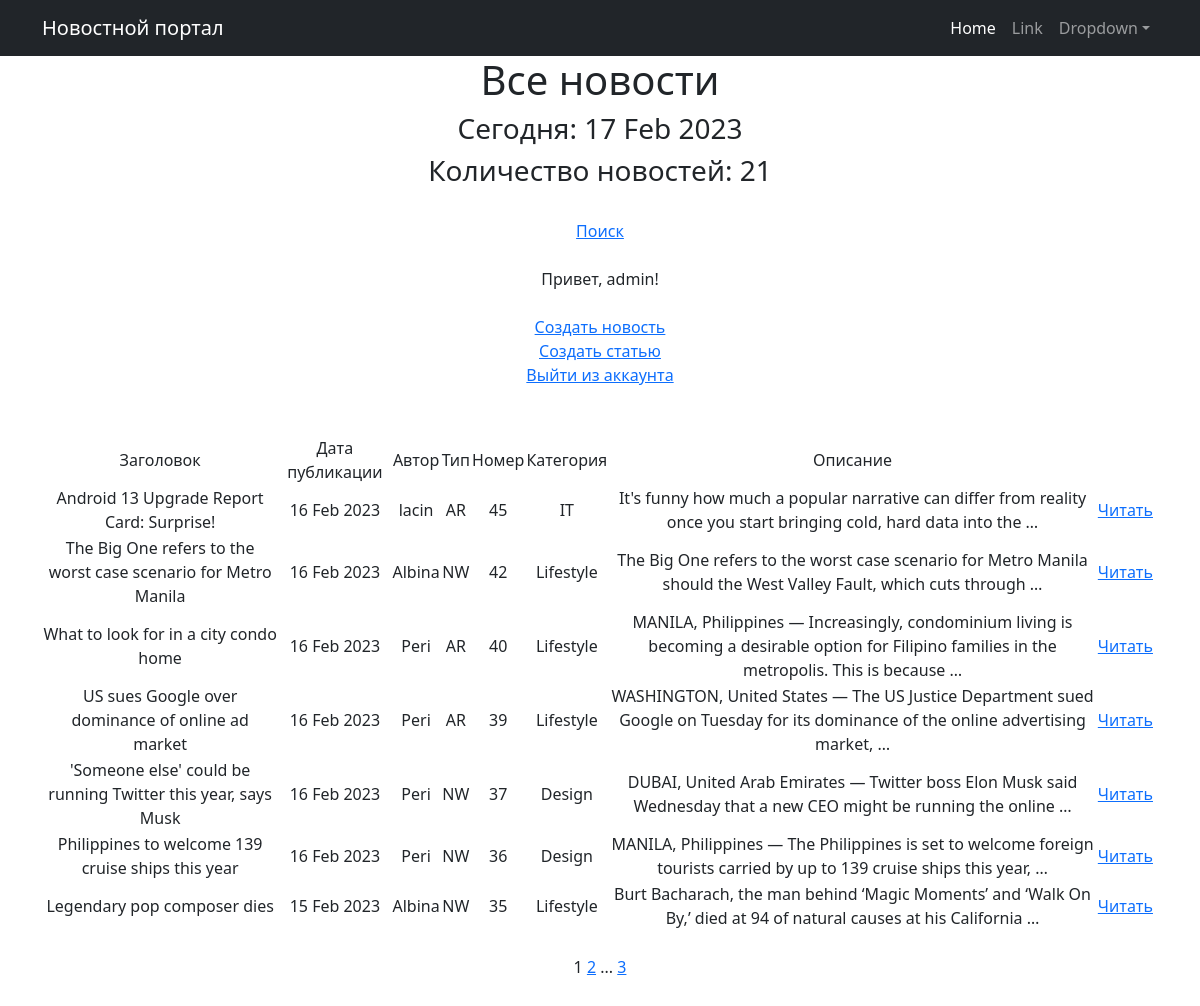
The app's page /news/ (signed in) with its own data.
### news/models.py (models this page shows, shortened)
class Post(models.Model):
    author = models.ForeignKey(Author, on_delete=models.CASCADE)
    NEWS = 'NW'
    ARTICLE = 'AR'
    CATEGORY_CHOICES = (
        (NEWS, 'Новость'),
        (ARTICLE, 'Статья'),
    )
    categoryType = models.CharField(max_length=2, choices=CATEGORY_CHOICES, default=ARTICLE)
    dateCreation = models.DateTimeField(auto_now_add=True)
    postCategory = models.ManyToManyField(Category, through='PostCategory')
    title = models.CharField(max_length=128)
    text = models.TextField()
    rating = models.SmallIntegerField(default=0)

class Author(models.Model):
    authorUser = models.OneToOneField(User, on_delete=models.CASCADE)
    ratingAuthor = models.SmallIntegerField(default=0)
    def __str__(self):
        return f'{self.authorUser.username}'

class Category(models.Model):
    name = models.CharField(max_length=64, unique=True)
    class Meta:
        verbose_name = 'Category'
        verbose_name_plural = 'Categories'

### news/views.py (the view, shortened to what this page needs)
# urls.py: path('', NewsList.as_view(), name='news'),
class NewsList(ListView):
    model = Post
    ordering = '-dateCreation'
    template_name = 'news.html'
    context_object_name = 'news'
    paginate_by = 7
    def get_queryset(self):
        queryset = super().get_queryset()
        self.filterset = NewsFilter(self.request.GET, queryset)
        return self.filterset.qs
    def get_context_data(self, **kwargs):
        context = super().get_context_data(**kwargs)
        context['all_news'] = Post.objects.all()
        context['filterset'] = self.filterset
        return context

### news/templatetags/custom_filters.py (called while the page is built)
@register.filter()
def censor(value):
    censor_replace = str(value)
    for key in censored_words.keys():
        censor_replace = censor_replace.replace(key, censored_words[key])
    return censor_replace

### news/templatetags/custom_tags.py (called while the page is built)
@register.simple_tag()
def current_time(format_string='%d %b %Y'):
   return datetime.utcnow().strftime(format_string)

@register.simple_tag(takes_context=True)
def url_replace(context, **kwargs):
   d = context['request'].GET.copy()
   for k, v in kwargs.items():
       d[k] = v
   return d.urlencode()

### templates/news.html (shortened to what this page needs)
{% extends 'flatpages/default.html' %}
{% load custom_filters %}
{% load custom_tags %}
{% block content %}
   <h1>Все новости</h1>
   <h3>Сегодня: {% current_time '%d %b %Y' %}</h3>
   <h3>Количество новостей: {{ all_news|length }}</h3>
<br>
<a href="{% url 'search' %}">Поиск</a><br><br>
{% if user.is_authenticated %}
Привет, {{ request.user.username }}!<br><br>
{% endif %}
{% if perms.news.add_post %}
<a href="{% url 'news_create' %}">Создать новость</a><br>
<a href="{% url 'article_create' %}">Создать статью</a><br>
{% endif %}
{% if user.is_authenticated %}
<a href="{% url 'logout' %}">Выйти из аккаунта</a><br><br><br>
{% else %}
<a href="{% url 'login' %}">Войти/зарегистрироваться</a><br><br><br>
{% endif %}
       <table>
           <tr>
               <td>   Заголовок   </td>
               <td>   Дата публикации   </td>
               <td>   Автор   </td>
               <td>   Тип   </td>
               <td>   Номер   </td>
               <td>   Категория   </td>
               <td>  Описание   </td>
           </tr>
           {% for post in news %}
           {% for category in post.postCategory.all %}
           <tr>
               <td>{{ post.title|censor }}</td>
               <td>{{ post.dateCreation|date:'d M Y' }}</td>
               <td>{{ post.author }}</td>
               <td>{{ post.categoryType }}</td>
               <td>{{ post.pk }}</td>
               <td>{{ category.name }}</td>
               <td>{{ post.text|truncatewords:20|censor }}</td>
               <td><a href='{% url 'post_detail' post.id %}'>Читать</a></td>
               <td>
               </td>
               <td>
               </td>
           </tr>
           {% endfor %}
           {% endfor %}
       </table>
<br>
   {{ page_obj.number }}
   {% if page_obj.has_next %}
       <a href="?{% url_replace page=page_obj.next_page_number %}">{{ page_obj.next_page_number }}</a>
       {% if paginator.num_pages != page_obj.next_page_number %}
           ...
           <a href="?{% url_replace page=page_obj.paginator.num_pages %}">{{ page_obj.paginator.num_pages }}</a>
       {% endif %}
   {% endif %}
<br><br><br>
{% endblock content %}

### records on screen
Post: title|censor "Android 13 Upgrade Report Card: Surprise!", dateCreation "16 Feb 2023", author "lacin", categoryType "AR", pk "45", text|censor "It's funny how much a popular narrative can differ from reality once you start bringing cold, hard data into the …"
Category: name "IT"
Post: title|censor "The Big One refers to the worst case scenario for Metro Manila", dateCreation "16 Feb 2023", author "Albina", categoryType "NW", pk "42", text|censor "The Big One refers to the worst case scenario for Metro Manila should the West Valley Fault, which cuts through …"
Category: name "Lifestyle"
Post: title|censor "What to look for in a city condo home", dateCreation "16 Feb 2023", author "Peri", categoryType "AR", pk "40", text|censor "MANILA, Philippines — Increasingly, condominium living is becoming a desirable option for Filipino families in the metropolis. This is because …"
Post: title|censor "US sues Google over dominance of online ad market", dateCreation "16 Feb 2023", author "Peri", categoryType "AR", pk "39", text|censor "WASHINGTON, United States — The US Justice Department sued Google on Tuesday for its dominance of the online advertising market, …"
Post: title|censor "'Someone else' could be running Twitter this year, says Musk", dateCreation "16 Feb 2023", author "Peri", categoryType "NW", pk "37", text|censor "DUBAI, United Arab Emirates — Twitter boss Elon Musk said Wednesday that a new CEO might be running the online …"
Category: name "Design"
Post: title|censor "Philippines to welcome 139 cruise ships this year", dateCreation "16 Feb 2023", author "Peri", categoryType "NW", pk "36", text|censor "MANILA, Philippines — The Philippines is set to welcome foreign tourists carried by up to 139 cruise ships this year, …"
Post: title|censor "Legendary pop composer dies", dateCreation "15 Feb 2023", author "Albina", categoryType "NW", pk "35", text|censor "Burt Bacharach, the man behind ‘Magic Moments’ and ‘Walk On By,’ died at 94 of natural causes at his California …"

### other values on screen
{{ all_news|length }} "21"
{{ request.user.username }} "admin"
{{ page_obj.number }} "1"
{{ page_obj.next_page_number }} "2"
{{ page_obj.paginator.num_pages }} "3"
